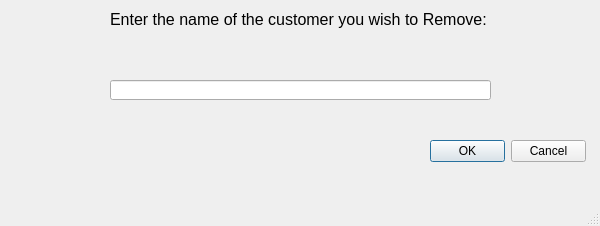
<?xml version="1.0" encoding="UTF-8"?>
<ui version="4.0">
 <class>RemoveWindow</class>
 <widget class="QMainWindow" name="RemoveWindow">
  <property name="geometry">
   <rect>
    <x>0</x>
    <y>0</y>
    <width>600</width>
    <height>226</height>
   </rect>
  </property>
  <property name="windowTitle">
   <string>MainWindow</string>
  </property>
  <widget class="QWidget" name="centralwidget">
   <widget class="QLabel" name="label">
    <property name="geometry">
     <rect>
      <x>110</x>
      <y>10</y>
      <width>391</width>
      <height>20</height>
     </rect>
    </property>
    <property name="text">
     <string>&lt;html&gt;&lt;head/&gt;&lt;body&gt;&lt;p&gt;&lt;span style=&quot; font-size:12pt;&quot;&gt;Enter the name of the customer you wish to Remove:&lt;/span&gt;&lt;/p&gt;&lt;/body&gt;&lt;/html&gt;</string>
    </property>
   </widget>
   <widget class="QDialogButtonBox" name="ConformBox">
    <property name="enabled">
     <bool>true</bool>
    </property>
    <property name="geometry">
     <rect>
      <x>430</x>
      <y>140</y>
      <width>156</width>
      <height>23</height>
     </rect>
    </property>
    <property name="standardButtons">
     <set>QDialogButtonBox::Cancel|QDialogButtonBox::Ok</set>
    </property>
   </widget>
   <widget class="QLineEdit" name="NameLineEdit">
    <property name="geometry">
     <rect>
      <x>110</x>
      <y>80</y>
      <width>381</width>
      <height>20</height>
     </rect>
    </property>
   </widget>
  </widget>
  <widget class="QMenuBar" name="menubar">
   <property name="geometry">
    <rect>
     <x>0</x>
     <y>0</y>
     <width>600</width>
     <height>21</height>
    </rect>
   </property>
  </widget>
  <widget class="QStatusBar" name="statusbar"/>
 </widget>
 <resources/>
 <connections/>
</ui>
